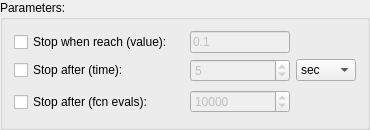
              <widget class="QGroupBox" name="Estimation_Tab6_NL_ParametersGB">
               <property name="sizePolicy">
                <sizepolicy hsizetype="Fixed" vsizetype="Fixed">
                 <horstretch>0</horstretch>
                 <verstretch>0</verstretch>
                </sizepolicy>
               </property>
               <property name="minimumSize">
                <size>
                 <width>0</width>
                 <height>130</height>
                </size>
               </property>
               <property name="maximumSize">
                <size>
                 <width>16777215</width>
                 <height>130</height>
                </size>
               </property>
               <property name="font">
                <font>
                 <weight>50</weight>
                 <bold>false</bold>
                </font>
               </property>
               <property name="toolTip">
                <string>These options allow the user to halt Estimation execution in a particular way</string>
               </property>
               <property name="statusTip">
                <string>These options allow the user to halt Estimation execution in a particular way</string>
               </property>
               <property name="whatsThis">
                <string>&lt;html&gt;&lt;head/&gt;&lt;body&gt;&lt;p align=&quot;center&quot;&gt;&lt;span style=&quot; font-weight:600;&quot;&gt;Estimation Halting&lt;/span&gt;&lt;/p&gt;&lt;p&gt;This set of Stop checkboxes will halt Estimation execution after either:&lt;/p&gt;&lt;p&gt;[1] A particular fitness value has been reached&lt;/p&gt;&lt;p&gt;[2] A specific number of seconds have passed&lt;/p&gt;&lt;p&gt;[3] A specific number of iterations have been completed&lt;/p&gt;&lt;/body&gt;&lt;/html&gt;</string>
               </property>
               <property name="title">
                <string>Parameters:</string>
               </property>
               <layout class="QGridLayout" name="gridLayout_3">
                <item row="2" column="0" rowspan="2">
                 <layout class="QHBoxLayout" name="horizontalLayout_37">
                  <item>
                   <widget class="QCheckBox" name="Estimation_Tab6_NL_StopAfterIterCB">
                    <property name="sizePolicy">
                     <sizepolicy hsizetype="Fixed" vsizetype="Fixed">
                      <horstretch>0</horstretch>
                      <verstretch>0</verstretch>
                     </sizepolicy>
                    </property>
                    <property name="minimumSize">
                     <size>
                      <width>170</width>
                      <height>0</height>
                     </size>
                    </property>
                    <property name="maximumSize">
                     <size>
                      <width>170</width>
                      <height>16777215</height>
                     </size>
                    </property>
                    <property name="toolTip">
                     <string>Estimation execution stops when this many function evaluations have been completed</string>
                    </property>
                    <property name="statusTip">
                     <string>Estimation execution stops when this many function evaluations have been completed</string>
                    </property>
                    <property name="whatsThis">
                     <string>&lt;html&gt;&lt;head/&gt;&lt;body&gt;&lt;p align=&quot;center&quot;&gt;&lt;span style=&quot; font-weight:600;&quot;&gt;Estimation Halting&lt;/span&gt;&lt;/p&gt;&lt;p&gt;This set of Stop checkboxes will halt Estimation execution after either:&lt;/p&gt;&lt;p&gt;[1] A particular fitness value has been reached&lt;/p&gt;&lt;p&gt;[2] A specific number of seconds have passed&lt;/p&gt;&lt;p&gt;[3] A specific number of function evaluations have been completed&lt;/p&gt;&lt;/body&gt;&lt;/html&gt;</string>
                    </property>
                    <property name="text">
                     <string>Stop after (fcn evals):</string>
                    </property>
                   </widget>
                  </item>
                  <item>
                   <widget class="QSpinBox" name="Estimation_Tab6_NL_StopAfterIterSB">
                    <property name="enabled">
                     <bool>false</bool>
                    </property>
                    <property name="sizePolicy">
                     <sizepolicy hsizetype="Fixed" vsizetype="Fixed">
                      <horstretch>0</horstretch>
                      <verstretch>0</verstretch>
                     </sizepolicy>
                    </property>
                    <property name="minimumSize">
                     <size>
                      <width>100</width>
                      <height>0</height>
                     </size>
                    </property>
                    <property name="maximumSize">
                     <size>
                      <width>100</width>
                      <height>16777215</height>
                     </size>
                    </property>
                    <property name="toolTip">
                     <string>Estimation execution stops when this many function evaluations have been completed</string>
                    </property>
                    <property name="statusTip">
                     <string>Estimation execution stops when this many function evaluations have been completed</string>
                    </property>
                    <property name="whatsThis">
                     <string>&lt;html&gt;&lt;head/&gt;&lt;body&gt;&lt;p align=&quot;center&quot;&gt;&lt;span style=&quot; font-weight:600;&quot;&gt;Estimation Halting&lt;/span&gt;&lt;/p&gt;&lt;p&gt;This set of Stop checkboxes will halt Estimation execution after either:&lt;/p&gt;&lt;p&gt;[1] A particular fitness value has been reached&lt;/p&gt;&lt;p&gt;[2] A specific number of seconds have passed&lt;/p&gt;&lt;p&gt;[3] A specific number of function evaluations have been completed&lt;/p&gt;&lt;/body&gt;&lt;/html&gt;</string>
                    </property>
                    <property name="minimum">
                     <number>1</number>
                    </property>
                    <property name="maximum">
                     <number>10000000</number>
                    </property>
                    <property name="value">
                     <number>10000</number>
                    </property>
                   </widget>
                  </item>
                  <item>
                   <spacer name="horizontalSpacer_19">
                    <property name="orientation">
                     <enum>Qt::Horizontal</enum>
                    </property>
                    <property name="sizeType">
                     <enum>QSizePolicy::Fixed</enum>
                    </property>
                    <property name="sizeHint" stdset="0">
                     <size>
                      <width>64</width>
                      <height>20</height>
                     </size>
                    </property>
                   </spacer>
                  </item>
                 </layout>
                </item>
                <item row="0" column="0">
                 <layout class="QHBoxLayout" name="horizontalLayout_35">
                  <item>
                   <widget class="QCheckBox" name="Estimation_Tab6_NL_StopAfterValueCB">
                    <property name="sizePolicy">
                     <sizepolicy hsizetype="Fixed" vsizetype="Fixed">
                      <horstretch>0</horstretch>
                      <verstretch>0</verstretch>
                     </sizepolicy>
                    </property>
                    <property name="minimumSize">
                     <size>
                      <width>170</width>
                      <height>0</height>
                     </size>
                    </property>
                    <property name="maximumSize">
                     <size>
                      <width>170</width>
                      <height>16777215</height>
                     </size>
                    </property>
                    <property name="toolTip">
                     <string>Estimation execution stops when the fitness value reaches this number</string>
                    </property>
                    <property name="statusTip">
                     <string>Estimation execution stops when the fitness value reaches this number</string>
                    </property>
                    <property name="whatsThis">
                     <string>&lt;html&gt;&lt;head/&gt;&lt;body&gt;&lt;p align=&quot;center&quot;&gt;&lt;span style=&quot; font-weight:600;&quot;&gt;Estimation Halting&lt;/span&gt;&lt;/p&gt;&lt;p&gt;This set of Stop checkboxes will halt Estimation execution after either:&lt;/p&gt;&lt;p&gt;[1] A particular fitness value has been reached&lt;/p&gt;&lt;p&gt;[2] A specific number of seconds have passed&lt;/p&gt;&lt;p&gt;[3] A specific number of iterations have been completed&lt;/p&gt;&lt;/body&gt;&lt;/html&gt;</string>
                    </property>
                    <property name="text">
                     <string>Stop when reach (value):</string>
                    </property>
                   </widget>
                  </item>
                  <item>
                   <widget class="QLineEdit" name="Estimation_Tab6_NL_StopAfterValueLE">
                    <property name="enabled">
                     <bool>false</bool>
                    </property>
                    <property name="sizePolicy">
                     <sizepolicy hsizetype="Fixed" vsizetype="Fixed">
                      <horstretch>0</horstretch>
                      <verstretch>0</verstretch>
                     </sizepolicy>
                    </property>
                    <property name="minimumSize">
                     <size>
                      <width>100</width>
                      <height>0</height>
                     </size>
                    </property>
                    <property name="maximumSize">
                     <size>
                      <width>100</width>
                      <height>16777215</height>
                     </size>
                    </property>
                    <property name="toolTip">
                     <string>Estimation execution stops when the fitness value reaches this number</string>
                    </property>
                    <property name="statusTip">
                     <string>Estimation execution stops when the fitness value reaches this number</string>
                    </property>
                    <property name="whatsThis">
                     <string>&lt;html&gt;&lt;head/&gt;&lt;body&gt;&lt;p align=&quot;center&quot;&gt;&lt;span style=&quot; font-weight:600;&quot;&gt;Estimation Halting&lt;/span&gt;&lt;/p&gt;&lt;p&gt;This set of Stop checkboxes will halt Estimation execution after either:&lt;/p&gt;&lt;p&gt;[1] A particular fitness value has been reached&lt;/p&gt;&lt;p&gt;[2] A specific number of seconds have passed&lt;/p&gt;&lt;p&gt;[3] A specific number of iterations have been completed&lt;/p&gt;&lt;/body&gt;&lt;/html&gt;</string>
                    </property>
                    <property name="text">
                     <string>0.1</string>
                    </property>
                   </widget>
                  </item>
                  <item>
                   <spacer name="horizontalSpacer_18">
                    <property name="orientation">
                     <enum>Qt::Horizontal</enum>
                    </property>
                    <property name="sizeType">
                     <enum>QSizePolicy::Fixed</enum>
                    </property>
                    <property name="sizeHint" stdset="0">
                     <size>
                      <width>64</width>
                      <height>20</height>
                     </size>
                    </property>
                   </spacer>
                  </item>
                 </layout>
                </item>
                <item row="1" column="0">
                 <layout class="QHBoxLayout" name="horizontalLayout_36">
                  <item>
                   <widget class="QCheckBox" name="Estimation_Tab6_NL_StopAfterTimeCB">
                    <property name="sizePolicy">
                     <sizepolicy hsizetype="Fixed" vsizetype="Fixed">
                      <horstretch>0</horstretch>
                      <verstretch>0</verstretch>
                     </sizepolicy>
                    </property>
                    <property name="minimumSize">
                     <size>
                      <width>170</width>
                      <height>0</height>
                     </size>
                    </property>
                    <property name="maximumSize">
                     <size>
                      <width>170</width>
                      <height>16777215</height>
                     </size>
                    </property>
                    <property name="toolTip">
                     <string>Estimation execution stops when this amount of time has passed</string>
                    </property>
                    <property name="statusTip">
                     <string>Estimation execution stops when this amount of time has passed</string>
                    </property>
                    <property name="whatsThis">
                     <string>&lt;html&gt;&lt;head/&gt;&lt;body&gt;&lt;p align=&quot;center&quot;&gt;&lt;span style=&quot; font-weight:600;&quot;&gt;Estimation Halting&lt;/span&gt;&lt;/p&gt;&lt;p&gt;This set of Stop checkboxes will halt Estimation execution after either:&lt;/p&gt;&lt;p&gt;[1] A particular fitness value has been reached&lt;/p&gt;&lt;p&gt;[2] A specific number of seconds have passed&lt;/p&gt;&lt;p&gt;[3] A specific number of iterations have been completed&lt;/p&gt;&lt;/body&gt;&lt;/html&gt;</string>
                    </property>
                    <property name="text">
                     <string>Stop after (time):</string>
                    </property>
                   </widget>
                  </item>
                  <item>
                   <widget class="QSpinBox" name="Estimation_Tab6_NL_StopAfterTimeSB">
                    <property name="enabled">
                     <bool>false</bool>
                    </property>
                    <property name="sizePolicy">
                     <sizepolicy hsizetype="Fixed" vsizetype="Fixed">
                      <horstretch>0</horstretch>
                      <verstretch>0</verstretch>
                     </sizepolicy>
                    </property>
                    <property name="minimumSize">
                     <size>
                      <width>100</width>
                      <height>0</height>
                     </size>
                    </property>
                    <property name="maximumSize">
                     <size>
                      <width>100</width>
                      <height>16777215</height>
                     </size>
                    </property>
                    <property name="toolTip">
                     <string>Estimation execution stops when this amount of time has passed</string>
                    </property>
                    <property name="statusTip">
                     <string>Estimation execution stops when this amount of time has passed</string>
                    </property>
                    <property name="whatsThis">
                     <string>&lt;html&gt;&lt;head/&gt;&lt;body&gt;&lt;p align=&quot;center&quot;&gt;&lt;span style=&quot; font-weight:600;&quot;&gt;Estimation Halting&lt;/span&gt;&lt;/p&gt;&lt;p&gt;This set of Stop checkboxes will halt Estimation execution after either:&lt;/p&gt;&lt;p&gt;[1] A particular fitness value has been reached&lt;/p&gt;&lt;p&gt;[2] A specific number of seconds have passed&lt;/p&gt;&lt;p&gt;[3] A specific number of iterations have been completed&lt;/p&gt;&lt;/body&gt;&lt;/html&gt;</string>
                    </property>
                    <property name="minimum">
                     <number>1</number>
                    </property>
                    <property name="maximum">
                     <number>3600</number>
                    </property>
                    <property name="value">
                     <number>5</number>
                    </property>
                   </widget>
                  </item>
                  <item>
                   <widget class="QComboBox" name="Estimation_Tab6_NL_StopAfterTimeUnitsCMB">
                    <property name="sizePolicy">
                     <sizepolicy hsizetype="Fixed" vsizetype="Fixed">
                      <horstretch>0</horstretch>
                      <verstretch>0</verstretch>
                     </sizepolicy>
                    </property>
                    <property name="minimumSize">
                     <size>
                      <width>60</width>
                      <height>0</height>
                     </size>
                    </property>
                    <property name="maximumSize">
                     <size>
                      <width>60</width>
                      <height>16777215</height>
                     </size>
                    </property>
                    <property name="toolTip">
                     <string>Time units to stop after</string>
                    </property>
                    <property name="statusTip">
                     <string>Time units to stop after</string>
                    </property>
                    <property name="whatsThis">
                     <string>&lt;html&gt;&lt;head/&gt;&lt;body&gt;&lt;p align=&quot;center&quot;&gt;&lt;span style=&quot; font-weight:600;&quot;&gt;Time Units&lt;/span&gt;&lt;/p&gt;&lt;p&gt;Units of time used for the Stop after (time) option. &lt;/p&gt;&lt;/body&gt;&lt;/html&gt;</string>
                    </property>
                    <item>
                     <property name="text">
                      <string>sec</string>
                     </property>
                    </item>
                    <item>
                     <property name="text">
                      <string>min</string>
                     </property>
                    </item>
                    <item>
                     <property name="text">
                      <string>hour</string>
                     </property>
                    </item>
                   </widget>
                  </item>
                 </layout>
                </item>
               </layout>
              </widget>
